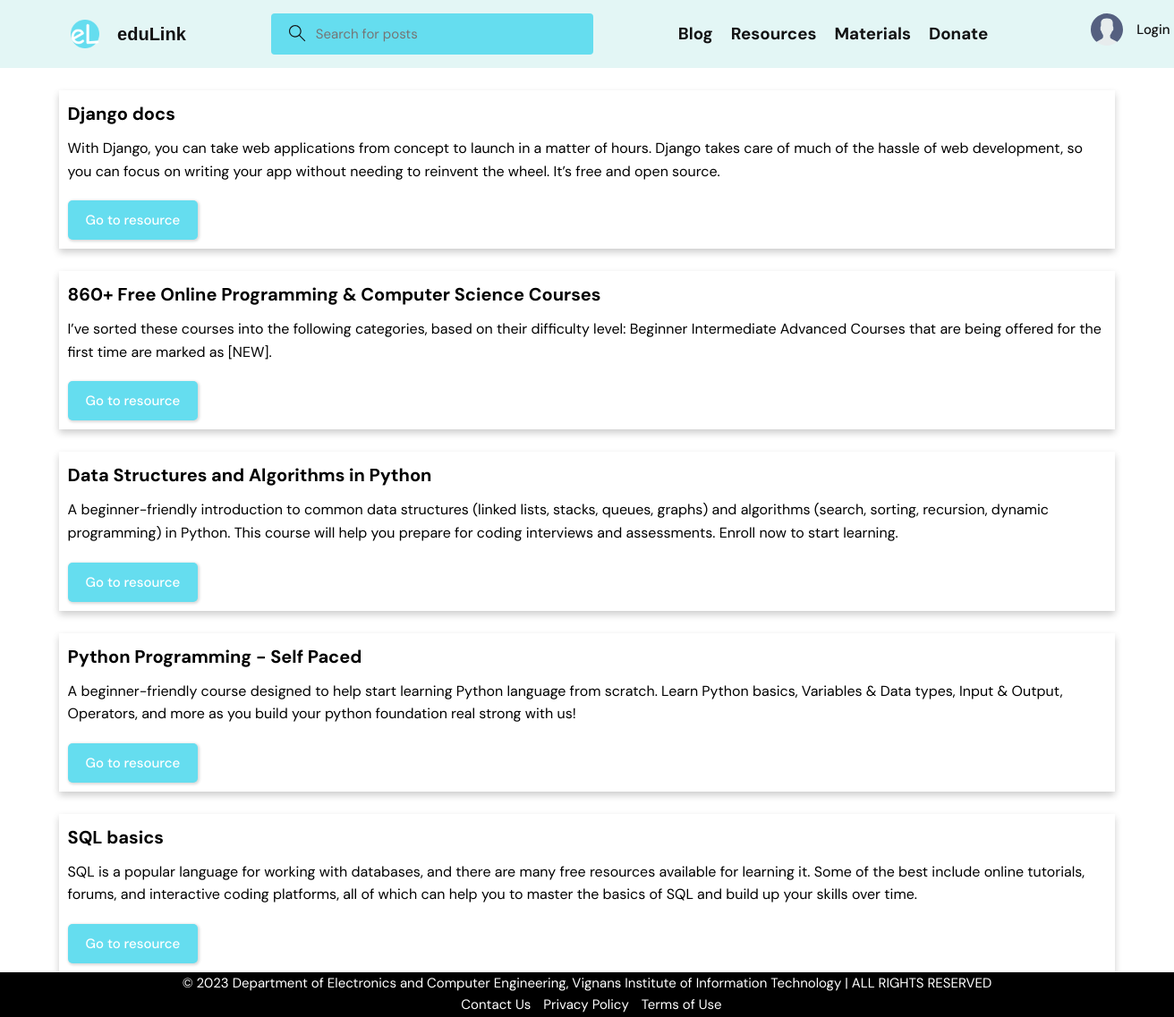
Page /resources/ on the committed database.
### resourses/models.py (models this page shows)
class Resource(models.Model):
    title = models.CharField(max_length=200)
    description = models.TextField()
    link = models.URLField()

### resourses/views.py (the view)
# urls.py: path('', views.resource_list, name='resource_list'),
def resource_list(request):
    resources = Resource.objects.all()
    return render(request, 'resource_list.html', {'resources': resources})

### templates/resource_list.html (shortened to what this page needs)
{% extends 'main.html' %} {% block content %}
<div class="container">
  <div class="card-deck">
    {% for resource in resources %}
    <div class="card mb-3">
      <div class="card-body">
        <h5 class="card-title">{{ resource.title }}</h5>
        <p class="card-text">{{ resource.description }}</p>
        <a href="{{ resource.link }}" target="_blank" class="btn btn-primary"
          >Go to resource</a>
      </div>
    </div>
    {% endfor %}
  </div>
</div>
{% endblock content %}

### static/styles/style.css (style rules this page uses)
:root { --color-main: #205498; --color-main-light: #97EBF4; --color-dark: #e3f6f5; --color-dark-medium: #65DDEF; --color-dark-light: #1a8ba1; --color-light: #f7f7f7; --color-gray: #121213; --color-light-gray: #000000; --color-bg: radial-gradient(circle at 18.7% 37.8%, rgb(250, 250, 250) 0%, rgb(225, 234, 238) 90%); --color-success: #5dd693; --color-error: #fc4b0b; }
* { font-family: "DM Sans", -apple-system, BlinkMacSystemFont, "Segoe UI", Roboto, Oxygen, Ubuntu, Cantarell, "Open Sans", "Helvetica Neue", sans-serif; margin: 0; padding: 0; box-sizing: border-box; text-rendering: optimizeLegibility; font-size: inherit; }
html { font-size: 56.25%; }
@media only screen and (min-width: 1200px) { html { font-size: 62.5%; } }
body { line-height: 1.6; font-weight: 400; font-size: 1.5rem; color: var(--color-light-gray); background-color: var(--color-bg); min-height: 100vh; }
a { display: inline-block; color: var(--color-main); text-decoration: none; }
.container { max-width: 120rem; width: 90%; margin: auto; }
.btn { background-color: transparent; border: none; display: inline-flex; align-items: center; gap: 1rem; cursor: pointer; transition: all ease-in-out 0.3s; padding: 1rem 2rem; border-radius: 5px; box-shadow: 1px 1px 3px 1px rgba(0, 0, 0, 0.15); font-weight: 500; }

### templates/resource_list.html (style rules this page uses)
.card { box-shadow: 0 4px 8px 0 rgba(0, 0, 0, 0.2); transition: 0.3s; margin: 25px 0 25px 0; }
.card-body { padding: 1rem; }
.card-title { font-size: 2rem; font-weight: bold; margin-bottom: 1rem; }
.card-text { font-size: 1.6rem; margin-bottom: 1rem; }
.btn-primary { background-color: #65ddef; border-color: #007bff; color: #fff; margin-top: 1rem; }

### templates/footer.html (style rules this page uses)
html { position: relative; min-height: 100%; }
body { margin-bottom: 50px; }

### rows in the picture
Resource: title "Django docs", description "With Django, you can take web applications from concept to launch in a matter of hours. Django takes care of much of the hassle of web development, so you can focus on writing your app without needing to reinvent the wheel. It’s free and open source."
Resource: title "860+ Free Online Programming & Computer Science Courses", description "I’ve sorted these courses into the following categories, based on their difficulty level: Beginner Intermediate Advanced Courses that are being offered for the first time are marked as [NEW]."
Resource: title "Data Structures and Algorithms in Python", description "A beginner-friendly introduction to common data structures (linked lists, stacks, queues, graphs) and algorithms (search, sorting, recursion, dynamic programming) in Python. This course will help you prepare for coding interviews and assessments. Enroll now to start learning."
Resource: title "Python Programming - Self Paced", description "A beginner-friendly course designed to help start learning Python language from scratch. Learn Python basics, Variables & Data types, Input & Output, Operators, and more as you build your python foundation real strong with us!"
Resource: title "SQL basics", description "SQL is a popular language for working with databases, and there are many free resources available for learning it. Some of the best include online tutorials, forums, and interactive coding platforms, all of which can help you to master the basics of SQL and build up your skills over time."
